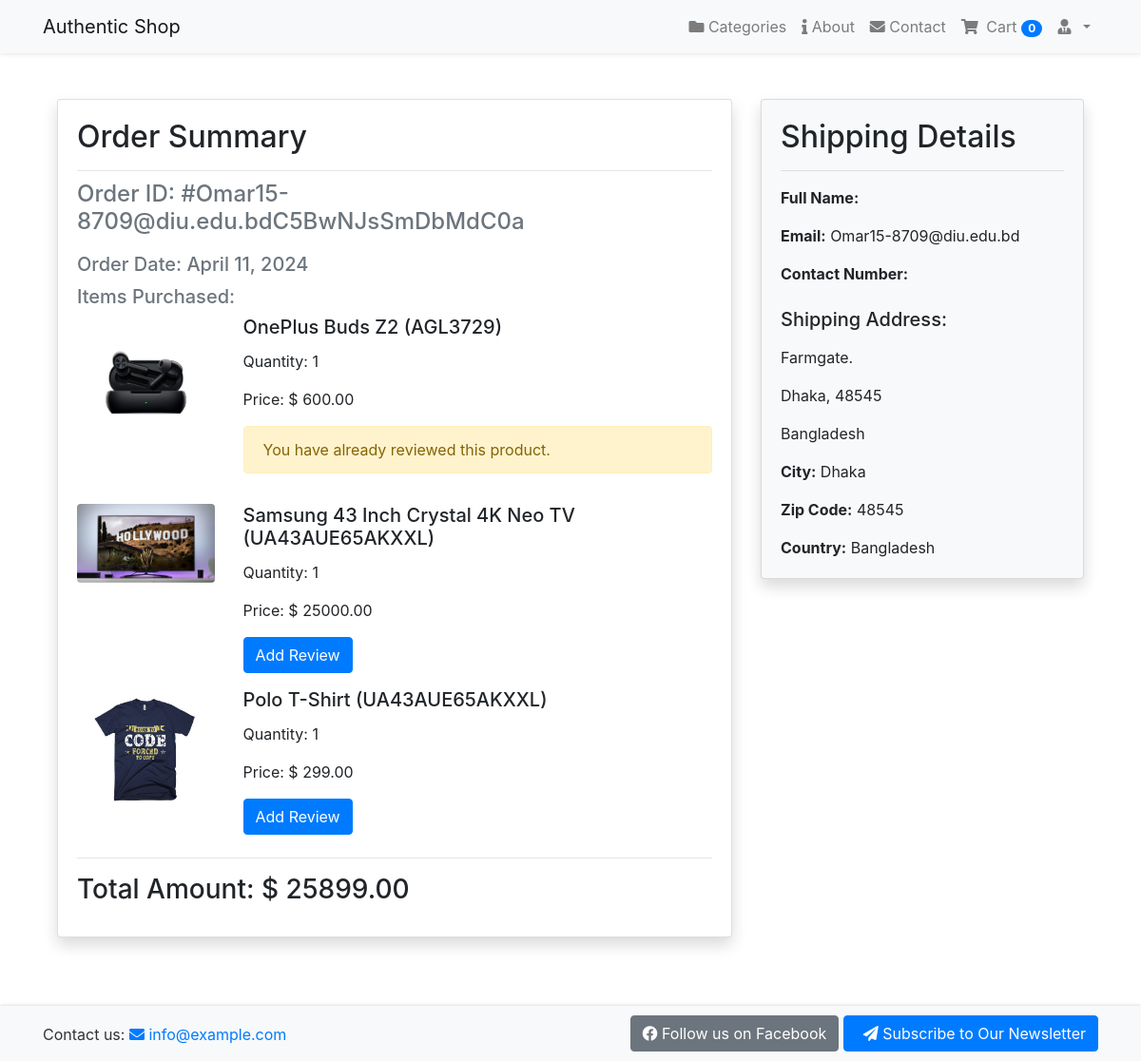
The app's page /payment/order_details/21/ (signed in), older data.
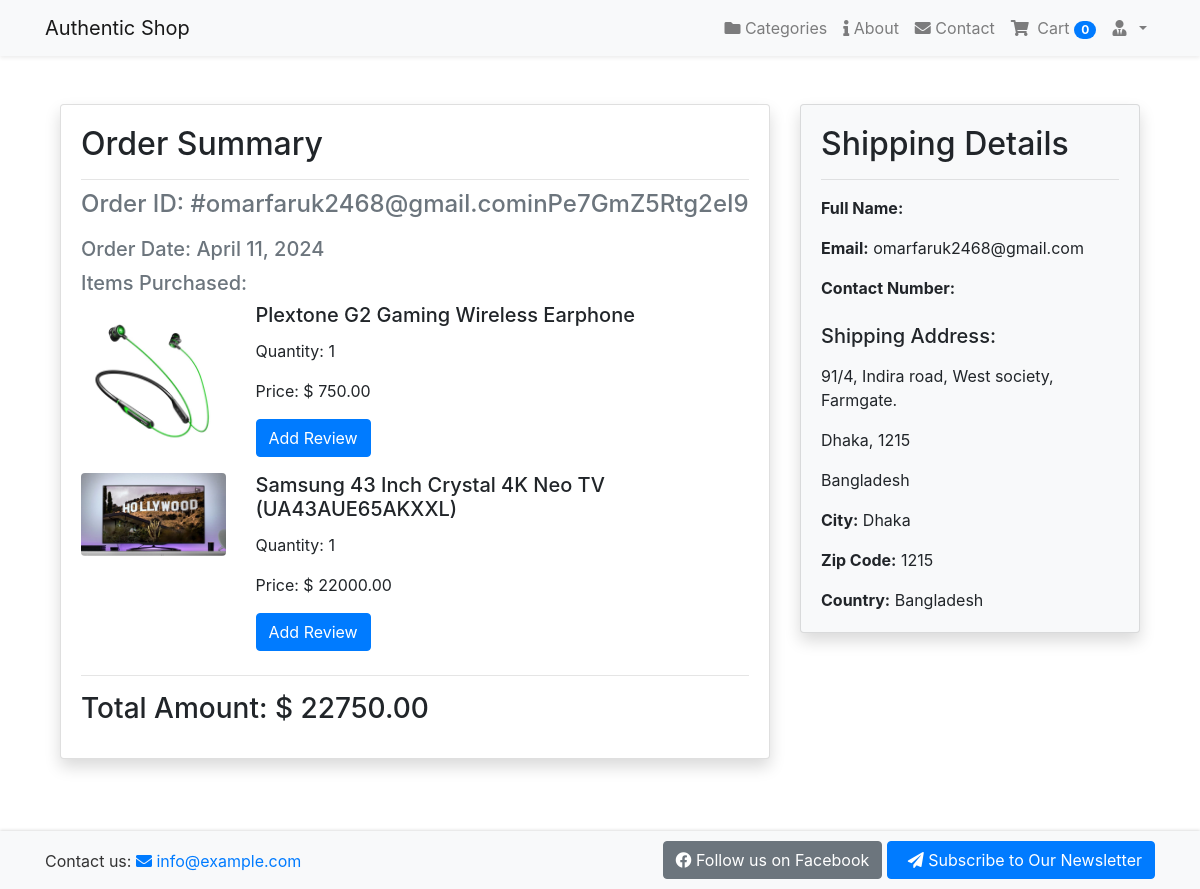
The same page, newer data.
### accounts/models.py (models this page shows, shortened)
class User(AbstractBaseUser, PermissionsMixin):
    email = models.EmailField(unique=True, null=False)
    is_staff = models.BooleanField(
        gettext_lazy('staff status'),
        default=False,
        help_text=gettext_lazy('Designates whether the user can log in this site')
    )
    is_active = models.BooleanField(
        gettext_lazy('active'),
        default=True,
        help_text=gettext_lazy('Designates whether this user should be treated as active. Unselect this instead of deleting accounts')
    )
    USERNAME_FIELD = 'email'
    objects = MyUserManager()

### order/models.py (models this page shows, shortened)
class Order(models.Model):
    orderItems = models.ManyToManyField(Cart)
    user = models.ForeignKey(settings.AUTH_USER_MODEL, on_delete=models.CASCADE)
    ordered = models.BooleanField(default=False)
    created = models.DateTimeField(auto_now_add=True)
    paymentId = models.CharField(max_length=264, blank=True, null=True)
    orderId = models.CharField(max_length=200, blank=True, null=True)
    def get_totals(self):
        total = 0
        for order_item in self.orderItems.all():
            total += float(order_item.get_total())
        return total

class Cart(models.Model):
    user = models.ForeignKey(settings.AUTH_USER_MODEL, on_delete=models.CASCADE, related_name='cart')
    item = models.ForeignKey(Product, on_delete=models.CASCADE)
    quantity = models.IntegerField(default=1)
    purchased = models.BooleanField(default=False)
    created = models.DateTimeField(auto_now_add=True)
    updated = models.DateTimeField(auto_now=True)
    def get_total(self):
        total = self.item.price * self.quantity
        float_total = format(total, '0.2f')
        return float_total

### shop/models.py (models this page shows, shortened)
class Product(models.Model):
    mainImage = models.ImageField(upload_to='Products')
    name = models.CharField(max_length=265)
    category = models.ForeignKey(Category, on_delete=models.CASCADE, related_name='category')
    preview_text = models.TextField(max_length=200, verbose_name='Preview Text')
    detail_text = models.TextField(max_length=1000, verbose_name='Description')
    price = models.FloatField()
    old_price = models.FloatField(default=0.00)
    created = models.DateTimeField(auto_now_add=True)
    class Meta:
        ordering = ['-created']

### payment/models.py (models this page shows, shortened)
class BillingAddress(models.Model):
    user = models.ForeignKey(settings.AUTH_USER_MODEL, on_delete=models.CASCADE)
    address = models.CharField(max_length=264, blank=True)
    zipcode = models.CharField(max_length=15, blank=True)
    city = models.CharField(max_length=45, blank=True)
    country = models.CharField(max_length=30, blank=True)
    class Meta:
        verbose_name_plural = "Billing Address"

### payment/views.py (the view)
# urls.py: path('order_details/<int:order_id>/', views.order_details, name='order_details'),
@login_required
def order_details(request, order_id):
    order = get_object_or_404(Order, id=order_id)
    items = order.orderItems.all()
    for item in items:
        reviews = item.item.reviews.all()
        item.reviews = reviews
        item.already_reviewed = reviews.filter(user=request.user).exists()
    return render(request, 'payment/order_details.html', {'order': order, 'items': items})

### order/templatetags/cart_tag.py (called while the page is built)
@register.filter
def cart_total(user):  # It will take a parameter as user.
    order = Order.objects.filter(user=user, ordered=False)  # It will check the orders without payment for this user.
    if order.exists():
        return order[0].orderItems.count()  # To convert the order from tuple/list to single object we use [0].
    else:
        return 0

### templates/payment/order_details.html (shortened to what this page needs)
{% extends 'base.html' %}
{% block content %}
<div class="container my-5">
    <div class="row">
        <div class="col-md-8">
            <div class="d-flex flex-column">
                <div class="card shadow mb-4">
                    <div class="card-body">
                        <h2 class="card-title">Order Summary</h2>
                        <hr>
                        <h4 class="card-subtitle mb-4 text-muted">Order ID: {{ order.orderId }}</h4>
                        <h5 class="card-subtitle mb-3 text-muted">Order Date: {{ order.created|date:"F d, Y" }}</h5>
                        <div class="mb-4">
                            <h5 class="card-subtitle mb-2 text-muted">Items Purchased:</h5>
                            {% for item in items %}
                            <div class="row mb-3">
                                <div class="col-md-3">
                                    <img src="{{ item.item.mainImage.url }}" alt="{{ item.item.name }}" class="img-fluid rounded">
                                </div>
                                <div class="col-md-9">
                                    <h5 class="card-title">{{ item.item.name }}</h5>
                                    <p class="card-text">Quantity: {{ item.quantity }}</p>
                                    <p class="card-text">Price: &#36; {{ item.item.price|floatformat:2 }}</p>
                                    {% if not item.already_reviewed %}
                                    <a href="{% url 'shop:add_review' pk=item.item.pk %}" class="btn btn-primary">Add Review</a>
                                    {% else %}
                                    <div class="alert alert-warning" role="alert">
                                        You have already reviewed this product.
                                    </div>
                                    {% endif %}
                                </div>
                            </div>
                            {% endfor %}
                        </div>
                        <hr>
                        <h3 class="card-title">Total Amount: &#36; {{ order.get_totals|floatformat:2 }}</h3>
                    </div>
                </div>
            </div>
        </div>
        <div class="col-md-4">
            <div class="d-flex flex-column">
                <div class="card bg-light shadow mb-4">
                    <div class="card-body">
                        <h2 class="card-title">Shipping Details</h2>
                        <hr>
                        <p class="card-text"><strong>Full Name:</strong> {{ order.user.profile.full_name }}</p>
                        <p class="card-text"><strong>Email:</strong> {{ order.user.email }}</p>
                        <p class="card-text"><strong>Contact Number:</strong> {{ order.user.profile.phone }}</p>
                        {% if order.user.billingaddress_set.exists %}
                            {% with billing_address=order.user.billingaddress_set.first %}
                                <h5 class="card-title mt-4 mb-3">Shipping Address:</h5>
                                <address class="mb-0">
                                    <p>{{ billing_address.address }}</p>
                                    <p>{{ billing_address.city }}, {{ billing_address.zipcode }}</p>
                                    <p>{{ billing_address.country }}</p>
                                </address>
                                <p class="card-text"><strong>City:</strong> {{ billing_address.city }}</p>
                                <p class="card-text"><strong>Zip Code:</strong> {{ billing_address.zipcode }}</p>
                                <p class="card-text"><strong>Country:</strong> {{ billing_address.country }}</p>
                            {% endwith %}
                        {% else %}
                            <p class="card-text mt-4">No shipping details found.</p>
                        {% endif %}
                    </div>
                </div>
            </div>
        </div>
    </div>
</div>
{% endblock %}

### templates/base.html (shortened to what this page needs)
{% load static %}
<!doctype html>
<html lang="en">
<head>
    <link rel="stylesheet" href="https://cdn.jsdelivr.net/npm/bootstrap@4.6.2/dist/css/bootstrap.min.css">
    <link href="https://cdnjs.cloudflare.com/ajax/libs/font-awesome/5.13.0/css/all.min.css" rel="stylesheet">
    <link rel="stylesheet" href="{% static 'css/main.css' %}">
</head>
<body>
    {% include 'navbar.html' %}
    <div class="container">
        {% block content %}
        {% endblock content %}
    </div>
     {% include 'footer.html' %}
</body>
</html>

### templates/navbar.html (shortened to what this page needs)
{% load cart_tag %}
<nav class="navbar navbar-expand-lg navbar-light bg-light shadow-sm">
    <div class="container">
        <a class="navbar-brand" href="{% url 'shop:home' %}">Authentic Shop</a>
        <div class="collapse navbar-collapse" id="navbarSupportedContent">
            <ul class="navbar-nav ml-auto align-items-center">
                <li class="nav-item">
                    <a href="{% url 'shop:category_list' %}" class="nav-link">
                        <i class="fas fa-folder"></i> Categories</a>
                </li>
                <li class="nav-item">
                    <a href="{% url 'newsletter:about' %}" class="nav-link">
                        <i class="fas fa-info"></i> About</a>
                </li>
                <li class="nav-item">
                    <a href="{% url 'newsletter:contact' %}" class="nav-link">
                        <i class="fas fa-envelope"></i> Contact</a>
                </li>
                {% if request.user.is_authenticated %}
                <li class="nav-item">
                    <a href="{% url 'order:cart' %}" class="nav-link position-relative">
                        <i class="fa fa-shopping-cart mr-1"></i> Cart
                        <span class="badge badge-pill badge-primary cart-badge">{{ request.user|cart_total }}</span>
                    </a>
                </li>
                <li class="nav-item dropdown">
                    <a class="nav-link dropdown-toggle" href="#" id="navbarDropdown" role="button"
                        data-toggle="dropdown" aria-haspopup="true" aria-expanded="false">
                        <i class="fas fa-user-tie mr-1"></i> {{ request.user.profile.username }}</a>
                </li>
                {% else %}
                <li class="nav-item">
                    <a href="{% url 'accounts:login' %}" class="nav-link btn btn-primary text-white">
                        <i class="fas fa-sign-in-alt mr-1"></i> Login
                    </a>
                </li>
                {% endif %}
            </ul>
        </div>
    </div>
</nav>

### templates/footer.html
<footer class="footer mt-auto">
    <div class="container">
        <div class="row">
            <div class="col-md-6">
                <p class="pt-2">Contact us: <a href="mailto:info@example.com"><i class="fas fa-envelope"></i> info@example.com</a></p>
            </div>
            <div class="col-md-6 text-md-right">
                <a href="https://www.facebook.com/profile.php?id=61558441835330&mibextid=LQQJ4d" target="_blank" class="btn btn-secondary"><i class="fab fa-facebook"></i> Follow us on Facebook</a>
                <a href="{% url 'newsletter:subscribe_newsletter' %}" class="btn btn-primary"><i class="fas fa-paper-plane ml-2"></i> Subscribe to Our Newsletter</a>
            </div>
        </div>
    </div>
</footer>

### static/css/main.css (style rules this page uses)
.footer { background-color: #F8F9FA; color: #333; padding: 10px 0; bottom: 0; width: 100%; box-shadow: 0 -1px 3px rgba(0,0,0,0.12), 0 1px 2px rgba(0,0,0,0.12); }
.footer p { margin-bottom: 0; }
.text-muted { color: #777; }

Row changes from the older to the newer data that the page shows:
removed Cart: item.mainImage (picture), item.name "OnePlus Buds Z2 (AGL3729)", quantity "1", item.price "600.00", shows "You have already reviewed this product."
no longer on this page (row edited): Cart: item.mainImage (picture), item.name "Polo T-Shirt (UA43AUE65AKXXL)", quantity "1", item.price "299.00", shows "Add Review"
changed Order: orderId "#Omar15-8709@diu.edu.bdC5BwNJsSmDbMdC0a" → "#omarfaruk2468@gmail.cominPe7GmZ5Rtg2eI9"; get_totals "25899.00" → "22750.00"; user.email "Omar15-8709@diu.edu.bd" → "omarfaruk2468@gmail.com"
added Cart: item.mainImage (picture), item.name "Plextone G2 Gaming Wireless Earphone", quantity "1", item.price "750.00", shows "Add Review"
changed Cart "Samsung 43 Inch Crystal 4K Neo TV (UA43AUE65AKXXL)": item.price "25000.00" → "22000.00"
changed BillingAddress "Dhaka": address "Farmgate." → "91/4, Indira road, West society, Farmgate."; zipcode "48545" → "1215"
